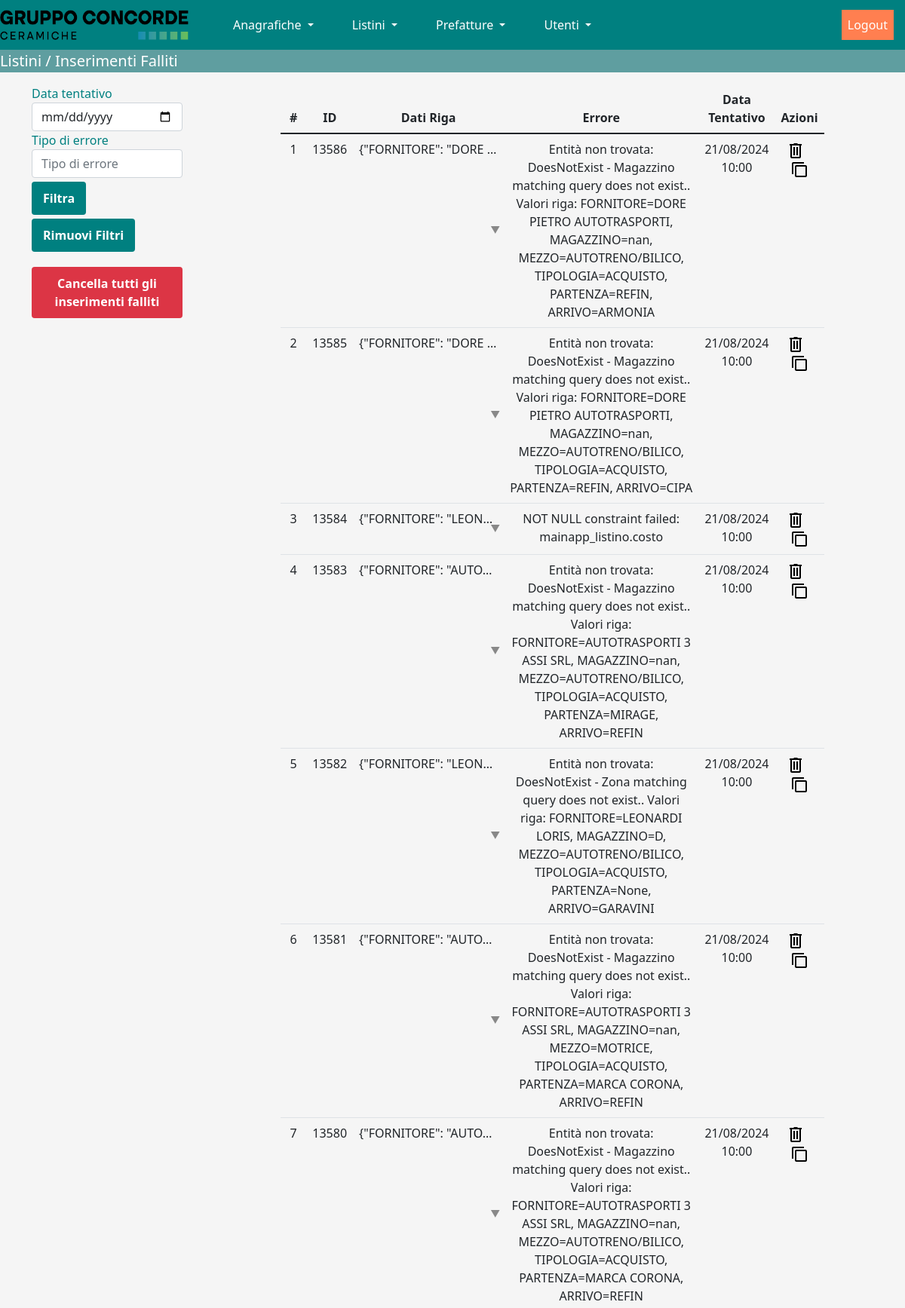
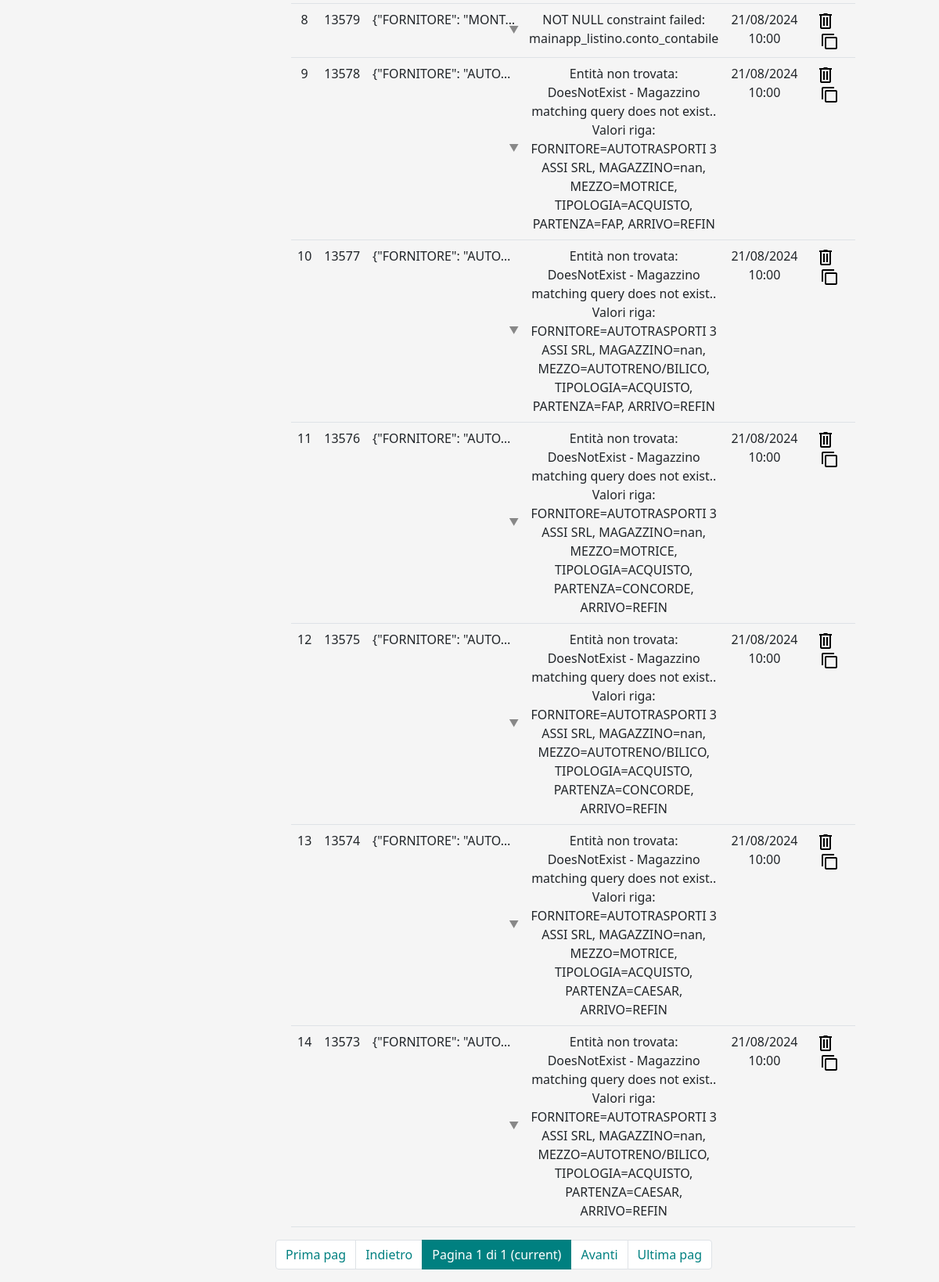
Page /main/listino_falliti/ (signed in) on the committed database (2 pictures, top to bottom).
### mainapp/models.py (models this page shows, shortened)
class InserimentoFallito(models.Model):
    dati_riga = models.JSONField()
    errore = models.TextField()
    data_tentativo = models.DateTimeField(auto_now_add=True)

### mainapp/views.py (the view)
# urls.py: path('listino_falliti/', InserimentoFallitoListView.as_view(), name='listino_falliti'),
class InserimentoFallitoListView(ListView):
    model = InserimentoFallito
    paginate_by = 20
    template_name = "mainapp/listino_falliti.html"
    context_object_name = "lista_falliti"
    def get_queryset(self):
        queryset = super().get_queryset()
        data_tentativo = self.request.GET.get('data_tentativo')
        tipo_errore = self.request.GET.get('tipo_errore')
        if data_tentativo:
            queryset = queryset.filter(data_tentativo__gte=data_tentativo)
        if tipo_errore:
            queryset = queryset.filter(errore__icontains=tipo_errore)
        return queryset.order_by('-data_tentativo')
    def get_context_data(self, **kwargs):
        context = super().get_context_data(**kwargs)
        context['data_tentativo'] = self.request.GET.get('data_tentativo', '')
        context['tipo_errore'] = self.request.GET.get('tipo_errore', '')
        return context

### templates/mainapp/listino_falliti.html (shortened to what this page needs)
{% extends 'base.html' %}
{% load static %}
{% block content %}
    {% include 'navbar.html' %}
    <nav aria-label="breadcrumb">
        <ol class="breadcrumb">
            <li class="breadcrumb-item active" aria-current="page">Listini / Inserimenti Falliti</li>
        </ol>
    </nav>
    <div class="container" id="container_listini_falliti">
        <div class="row">
            <div class="col-sm" id="filters-container">
                <form method="get" action="{% url 'mainapp:listino_falliti' %}">
                    <div class="form-group form-group-left">
                        <label for="data_tentativo"><span style="color: teal; font-size: 16px;">Data tentativo</span></label>
                        <input type="date" id="data_tentativo" name="data_tentativo" class="form-control" value="{{ data_tentativo }}">
                    </div>
                    <div class="form-group form-group-left">
                        <label for="tipo_errore"><span style="color: teal; font-size: 16px;"> Tipo di errore</span></label>
                        <input type="text" id="tipo_errore" name="tipo_errore" class="form-control" placeholder="Tipo di errore" value="{{ tipo_errore }}">
                    </div>
                    <div class="form-group form-group-left" style="margin-top: 5px;">
                        <button type="submit" class="blue-button">Filtra</button>
                    </div>
                    <div class="form-group form-group-left" style="margin-top: 5px;">
                        <button type="button" onclick="window.location.href='{% url 'mainapp:listino_falliti' %}'" class="blue-button">Rimuovi Filtri</button>
                    </div>
                </form>
                <div class="form-group form-group-left" style="margin-top: 20px;">
                    <button onclick="confirmDeleteAll()" class="red-button">Cancella tutti gli inserimenti falliti</button>
                </div>
            </div>
            <div class="col-sm" id="table-container">
                <div class="label-container">
                    <div class="table-container">
                        <table class="table table-hover dataTable" id="table-2">
                            <thead>
                                <tr>
                                    <th scope="col">#</th>
                                    <th scope="col">ID</th>
                                    <th scope="col">Dati Riga</th>
                                    <th scope="col">Errore</th>
                                    <th scope="col">Data Tentativo</th>
                                    <th scope="col">Azioni</th>
                                </tr>
                            </thead>
                            <tbody>
                                {% for inserimento in lista_falliti %}
                                    <tr>
                                        <td>{{ forloop.counter|add:page_obj.start_index|add:-1 }}</td>
                                        <td>{{ inserimento.id }}</td>
                                        <td class="expandable-cell">
                                            <div class="content">{{ inserimento.dati_riga }}</div>
                                            <span class="expand-arrow" onclick="toggleExpand(this.parentNode)" title="Espandi/Comprimi"></span>
                                        </td>
                                        <td>{{ inserimento.errore }}</td>
                                        <td>{{ inserimento.data_tentativo|date:"d/m/Y H:i" }}</td>
                                        <td>
                                            <div style="display: inline-block; margin-left: 0px; margin-right: 10px;">
                                                <form id="deleteForm_{{ forloop.counter }}" method="post" action="{% url 'mainapp:elimina_inserimento_fallito' inserimento.pk %}">
                                                    <button type="button" class="personal-button" title="Elimina" onclick="confirmDelete({{ forloop.counter }})">
                                                        <img src="{% static 'img/cestino.png' %}" width="24px" height="24">
                                                    </button>
                                                </form>
                                            </div>
                                            <button class="copy-button" title="Copia dati" onclick="copyRowData(this.parentNode.parentNode)">
                                                <img src="{% static 'img/copia.png' %}" width="24px" height="24">
                                            </button>
                                        </td>
                                    </tr>
                                {% endfor %}
                            </tbody>
                        </table>
                    </div>
                </div>
                <div class="pagination">
                    <nav aria-label="Page navigation">
                        <ul class="pagination">
                            {% if page_obj.has_previous %}
                                <li class="page-item">
                                    <a class="page-link teal" href="?page=1{% for key,value in request.GET.items %}{% if key != 'page' %}&{{ key }}={{ value }}{% endif %}{% endfor %}">Prima pag</a>
                                </li>
                                <li class="page-item">
                                    <a class="page-link teal" href="?page={{ page_obj.previous_page_number }}{% for key,value in request.GET.items %}{% if key != 'page' %}&{{ key }}={{ value }}{% endif %}{% endfor %}">Indietro</a>
                                </li>
                            {% else %}
                                <li class="page-item disabled">
                                    <span class="page-link teal">Prima pag</span>
                                </li>
                                <li class="page-item disabled">
                                    <span class="page-link teal">Indietro</span>
                                </li>
                            {% endif %}
                            <li class="page-item active page-counter" aria-current="page">
                                <span class="page-link teal">
                                    Pagina {{ page_obj.number }} di {{ page_obj.paginator.num_pages }}
                                    <span class="sr-only">(current)</span>
                                </span>
                            </li>
                            {% if page_obj.has_next %}
                                <li class="page-item">
                                    <a class="page-link teal" href="?page={{ page_obj.next_page_number }}{% for key,value in request.GET.items %}{% if key != 'page' %}&{{ key }}={{ value }}{% endif %}{% endfor %}">Avanti</a>
                                </li>
                                <li class="page-item">
                                    <a class="page-link teal" href="?page={{ page_obj.paginator.num_pages }}{% for key,value in request.GET.items %}{% if key != 'page' %}&{{ key }}={{ value }}{% endif %}{% endfor %}">Ultima pag</a>
                                </li>
                            {% else %}
                                <li class="page-item disabled">
                                    <span class="page-link teal">Avanti</span>
                                </li>
                                <li class="page-item disabled">
                                    <span class="page-link teal">Ultima pag</span>
                                </li>
                            {% endif %}
                        </ul>
                    </nav>
                </div>
            </div>
        </div>
    </div>
{% endblock %}

### static/style/style.css (style rules this page uses)
.personal-button { background-color: transparent; border: none; padding: 0; }
.breadcrumb { background-color: #5F9EA0 !important; max-height: 60px !important; }
.breadcrumb-item.active { color: white; font-size: 20px !important; }
.label-container { margin: auto; text-align: center; }
.table-container { width: 70%; margin-left: 20px; }
.pagination .page-link.teal { color: teal; }
.pagination .page-item.active .page-link.teal { background-color: teal; border-color: teal; color: white; }
.pagination .page-item.page-counter .page-link { color: white; background-color: teal; border-color: teal; }
.expandable-cell { max-width: 200px; position: relative; padding-right: 20px; }
.expandable-cell .content { white-space: nowrap; overflow: hidden; text-overflow: ellipsis; }
.expand-arrow { position: absolute; right: 5px; top: 50%; transform: translateY(-50%); cursor: pointer; font-size: 0.8em; color: #888; }
.expandable-cell:not(.expanded) .expand-arrow::after { content: '▼'; }
.blue-button { background-color: teal; color: white; border: none; padding: 10px 15px; border-radius: 4px; cursor: pointer; font-weight: bold; }

### templates/mainapp/listino_falliti.html (style rules this page uses)
.label-container { margin: auto; text-align: center; }
.table-container { width: 100%; margin: auto; }
#filters-container { margin-right: 60px; flex: 0 0 250px; }
.form-group-left { max-width: 200px; max-height: 200px; overflow-y: auto; }
.pagination .page-link.teal { color: teal; }
.pagination .page-item.active .page-link.teal { background-color: teal; border-color: teal; }
.pagination .page-item.page-counter .page-link { color: white; background-color: teal; border-color: teal; }
.container { display: flex; justify-content: space-between; }
.row { flex: 1; display: flex; }
.col-sm { flex: 1; }
.expandable-cell { max-width: 200px; position: relative; padding-right: 20px; }
.expandable-cell .content { white-space: nowrap; overflow: hidden; text-overflow: ellipsis; }
.expand-arrow { position: absolute; right: 5px; top: 50%; transform: translateY(-50%); cursor: pointer; font-size: 0.8em; color: #888; }
.expandable-cell:not(.expanded) .expand-arrow::after { content: '▼'; }
.copy-button { background: none; border: none; cursor: pointer; padding: 0; }
.red-button { background-color: #dc3545; color: white; border: none; padding: 10px 15px; border-radius: 4px; cursor: pointer; font-weight: bold; }

### templates/base.html (style rules this page uses)
body { background-color: #f5f5f5; }

### rows in the picture
InserimentoFallito: id "13586", dati_riga "{\"FORNITORE\": \"DORE…", errore "Entità non trovata: DoesNotExist - Magazzino matching query does not exist.. Valori riga: FORNITORE=DORE PIETRO AUTOTRASPORTI, MAGAZZINO=nan, MEZZO=AUTOTRENO/BILICO, TIPOLOGIA=ACQUISTO, PARTENZA=REFIN, ARRIVO=ARMONIA", data_tentativo "21/08/2024 10:00"
InserimentoFallito: id "13585", dati_riga "{\"FORNITORE\": \"DORE…", errore "Entità non trovata: DoesNotExist - Magazzino matching query does not exist.. Valori riga: FORNITORE=DORE PIETRO AUTOTRASPORTI, MAGAZZINO=nan, MEZZO=AUTOTRENO/BILICO, TIPOLOGIA=ACQUISTO, PARTENZA=REFIN, ARRIVO=CIPA", data_tentativo "21/08/2024 10:00"
InserimentoFallito: id "13584", dati_riga "{\"FORNITORE\": \"LEON…", errore "NOT NULL constraint failed: mainapp_listino.costo", data_tentativo "21/08/2024 10:00"
InserimentoFallito: id "13583", dati_riga "{\"FORNITORE\": \"AUTO…", errore "Entità non trovata: DoesNotExist - Magazzino matching query does not exist.. Valori riga: FORNITORE=AUTOTRASPORTI 3 ASSI SRL, MAGAZZINO=nan, MEZZO=AUTOTRENO/BILICO, TIPOLOGIA=ACQUISTO, PARTENZA=MIRAGE, ARRIVO=REFIN", data_tentativo "21/08/2024 10:00"
InserimentoFallito: id "13582", dati_riga "{\"FORNITORE\": \"LEON…", errore "Entità non trovata: DoesNotExist - Zona matching query does not exist.. Valori riga: FORNITORE=LEONARDI LORIS, MAGAZZINO=D, MEZZO=AUTOTRENO/BILICO, TIPOLOGIA=ACQUISTO, PARTENZA=None, ARRIVO=GARAVINI", data_tentativo "21/08/2024 10:00"
InserimentoFallito: id "13581", dati_riga "{\"FORNITORE\": \"AUTO…", errore "Entità non trovata: DoesNotExist - Magazzino matching query does not exist.. Valori riga: FORNITORE=AUTOTRASPORTI 3 ASSI SRL, MAGAZZINO=nan, MEZZO=MOTRICE, TIPOLOGIA=ACQUISTO, PARTENZA=MARCA CORONA, ARRIVO=REFIN", data_tentativo "21/08/2024 10:00"
InserimentoFallito: id "13580", dati_riga "{\"FORNITORE\": \"AUTO…", errore "Entità non trovata: DoesNotExist - Magazzino matching query does not exist.. Valori riga: FORNITORE=AUTOTRASPORTI 3 ASSI SRL, MAGAZZINO=nan, MEZZO=AUTOTRENO/BILICO, TIPOLOGIA=ACQUISTO, PARTENZA=MARCA CORONA, ARRIVO=REFIN", data_tentativo "21/08/2024 10:00"
InserimentoFallito: id "13579", dati_riga "{\"FORNITORE\": \"MONT…", errore "NOT NULL constraint failed: mainapp_listino.conto_contabile", data_tentativo "21/08/2024 10:00"
InserimentoFallito: id "13578", dati_riga "{\"FORNITORE\": \"AUTO…", errore "Entità non trovata: DoesNotExist - Magazzino matching query does not exist.. Valori riga: FORNITORE=AUTOTRASPORTI 3 ASSI SRL, MAGAZZINO=nan, MEZZO=MOTRICE, TIPOLOGIA=ACQUISTO, PARTENZA=FAP, ARRIVO=REFIN", data_tentativo "21/08/2024 10:00"
InserimentoFallito: id "13577", dati_riga "{\"FORNITORE\": \"AUTO…", errore "Entità non trovata: DoesNotExist - Magazzino matching query does not exist.. Valori riga: FORNITORE=AUTOTRASPORTI 3 ASSI SRL, MAGAZZINO=nan, MEZZO=AUTOTRENO/BILICO, TIPOLOGIA=ACQUISTO, PARTENZA=FAP, ARRIVO=REFIN", data_tentativo "21/08/2024 10:00"
InserimentoFallito: id "13576", dati_riga "{\"FORNITORE\": \"AUTO…", errore "Entità non trovata: DoesNotExist - Magazzino matching query does not exist.. Valori riga: FORNITORE=AUTOTRASPORTI 3 ASSI SRL, MAGAZZINO=nan, MEZZO=MOTRICE, TIPOLOGIA=ACQUISTO, PARTENZA=CONCORDE, ARRIVO=REFIN", data_tentativo "21/08/2024 10:00"
InserimentoFallito: id "13575", dati_riga "{\"FORNITORE\": \"AUTO…", errore "Entità non trovata: DoesNotExist - Magazzino matching query does not exist.. Valori riga: FORNITORE=AUTOTRASPORTI 3 ASSI SRL, MAGAZZINO=nan, MEZZO=AUTOTRENO/BILICO, TIPOLOGIA=ACQUISTO, PARTENZA=CONCORDE, ARRIVO=REFIN", data_tentativo "21/08/2024 10:00"
InserimentoFallito: id "13574", dati_riga "{\"FORNITORE\": \"AUTO…", errore "Entità non trovata: DoesNotExist - Magazzino matching query does not exist.. Valori riga: FORNITORE=AUTOTRASPORTI 3 ASSI SRL, MAGAZZINO=nan, MEZZO=MOTRICE, TIPOLOGIA=ACQUISTO, PARTENZA=CAESAR, ARRIVO=REFIN", data_tentativo "21/08/2024 10:00"
InserimentoFallito: id "13573", dati_riga "{\"FORNITORE\": \"AUTO…", errore "Entità non trovata: DoesNotExist - Magazzino matching query does not exist.. Valori riga: FORNITORE=AUTOTRASPORTI 3 ASSI SRL, MAGAZZINO=nan, MEZZO=AUTOTRENO/BILICO, TIPOLOGIA=ACQUISTO, PARTENZA=CAESAR, ARRIVO=REFIN", data_tentativo "21/08/2024 10:00"

### other values in the picture
{{ page_obj.number }} "1"
{{ page_obj.paginator.num_pages }} "1"
